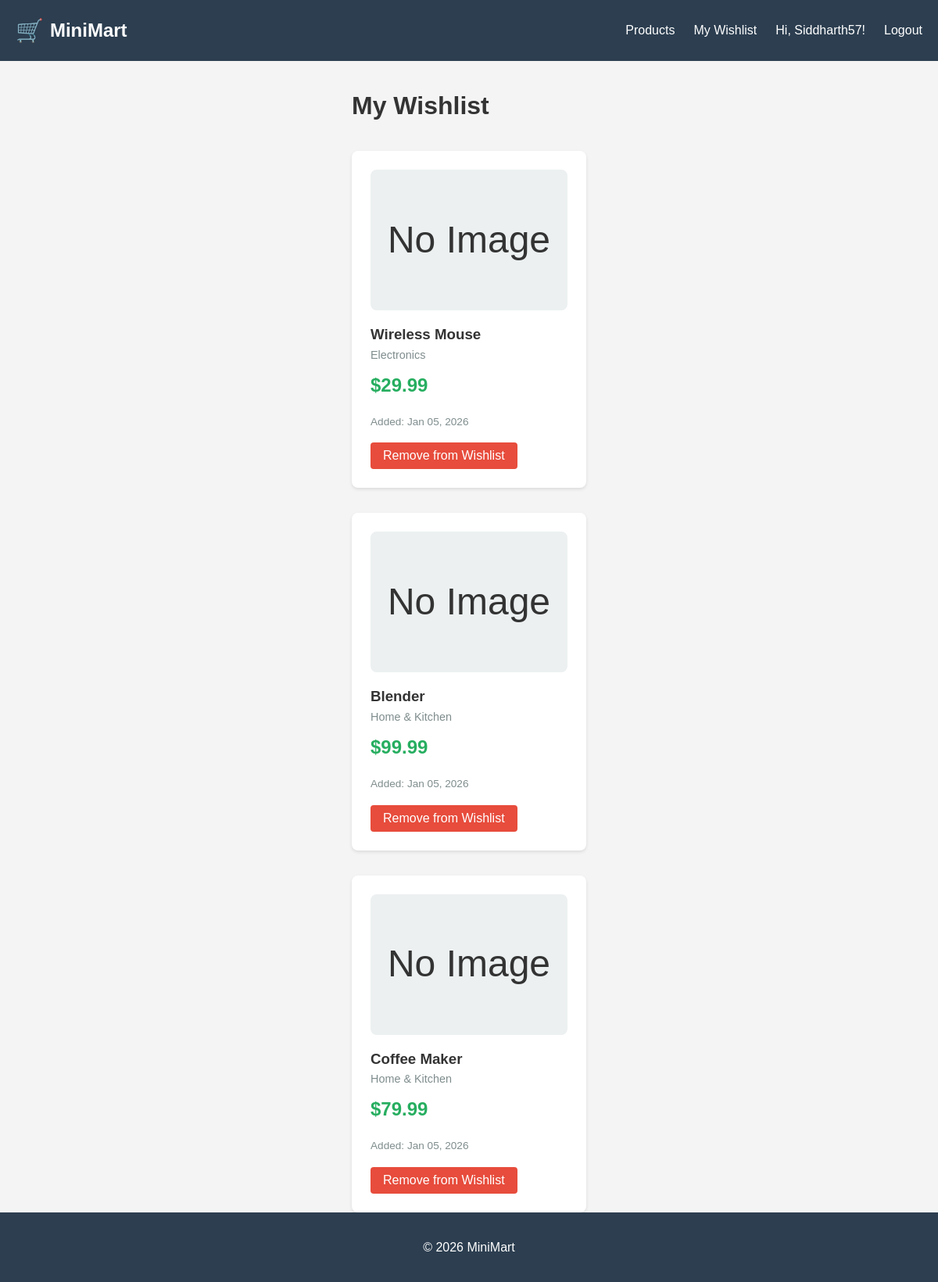
/wishlist/ (signed in), run on the app's committed database.
### shop/models.py (models this page shows, shortened)
class Wishlist(models.Model):
    user = models.ForeignKey(User, on_delete=models.CASCADE, related_name='wishlist_items')
    product = models.ForeignKey(Product, on_delete=models.CASCADE)
    added_at = models.DateTimeField(auto_now_add=True)
    class Meta:
        unique_together = ('user', 'product')
        ordering = ['-added_at']

class Product(models.Model):
    name = models.CharField(max_length=200)
    description = models.TextField(blank=True)
    price = models.DecimalField(max_digits=10, decimal_places=2)
    category = models.ForeignKey(Category, on_delete=models.CASCADE, related_name='products')
    image = models.ImageField(upload_to='products/', blank=True, null=True)  # NEW FIELD
    created_at = models.DateTimeField(auto_now_add=True)
    class Meta:
        ordering = ['name']

class Category(models.Model):
    name = models.CharField(max_length=100, unique=True)
    class Meta:
        verbose_name_plural = "Categories"

### shop/views.py (the view)
# urls.py: path('wishlist/', views.wishlist_view, name='wishlist'),
@login_required
def wishlist_view(request):
    wishlist_items = Wishlist.objects.filter(user=request.user).select_related('product')
    context = {
        'wishlist_items': wishlist_items
    }
    return render(request, 'shop/wishlist.html', context)

### shop/templates/shop/wishlist.html (shortened to what this page needs)
{% extends 'base.html' %}
{% block content %}
<h1>My Wishlist</h1>
{% if wishlist_items %}
    <div class="wishlist-grid">
        {% for item in wishlist_items %}
            <div class="wishlist-card" id="wishlist-card-{{ item.product.id }}">
                {% if item.product.image %}
                    <img src="{{ item.product.image.url }}" alt="{{ item.product.name }}" class="product-image">
                {% else %}
                    <div class="product-image-placeholder">
                        <span>No Image</span>
                    </div>
                {% endif %}
                <h3>{{ item.product.name }}</h3>
                <p class="category">{{ item.product.category.name }}</p>
                <p class="price">${{ item.product.price }}</p>
                <p class="added-date">Added: {{ item.added_at|date:"M d, Y" }}</p>
                <button
                    hx-post="{% url 'remove_from_wishlist' item.product.id %}"
                    hx-target="#wishlist-card-{{ item.product.id }}"
                    hx-swap="outerHTML"
                    hx-headers='{"X-CSRFToken": "{{ csrf_token }}"}'
                    class="btn btn-remove">
                    Remove from Wishlist
                </button>
            </div>
        {% endfor %}
    </div>
{% else %}
    <div class="empty-wishlist">
        <p class="empty-message">Your wishlist is empty. Start adding products!</p>
        <a href="{% url 'product_list' %}" class="btn btn-primary">Browse Products</a>
    </div>
{% endif %}
{% endblock %}

### templates/base.html (shortened to what this page needs)
<!DOCTYPE html>
<html lang="en">
<head>
    {% load static %}
    <link rel="stylesheet" href="{% static 'css/style.css' %}">
</head>
<body>
    <nav class="navbar">
        <div class="container">
            <a href="{% url 'product_list' %}" class="logo">
                <span class="logo-icon">🛒</span>
                <span class="logo-text">MiniMart</span>
            </a>
            <div class="nav-links">
                <a href="{% url 'product_list' %}">Products</a>
                {% if user.is_authenticated %}
                    <a href="{% url 'wishlist' %}">My Wishlist</a>
                    <span class="username">Hi, {{ user.username }}!</span>
                    <form method="post" action="{% url 'custom_logout' %}" style="display: inline; margin: 0;">
                        <button type="submit" class="logout-btn">Logout</button>
                    </form>
                {% else %}
                    <a href="{% url 'login' %}">Login</a>
                    <a href="{% url 'signup' %}">Sign Up</a>
                {% endif %}
            </div>
        </div>
    </nav>
    <main class="container">
        {% block content %}
        {% endblock %}
    </main>
    <footer>
        <p>&copy; 2026 MiniMart</p>
    </footer>
</body>
</html>

### static/css/style.css (style rules this page uses)
html { height: 100%; }
body { font-family: Arial, sans-serif; line-height: 1.6; color: #333; background-color: #f4f4f4; min-height: 100vh; display: flex; flex-direction: column; }
* { margin: 0; padding: 0; box-sizing: border-box; }
.container { max-width: 1200px; margin: 0 auto; padding: 0 20px; }
.navbar { background-color: #2c3e50; color: white; padding: 1rem 0; margin-bottom: 2rem; }
.navbar .container { display: flex; justify-content: space-between; align-items: center; }
.navbar .logo { font-size: 1.5rem; font-weight: bold; color: white; text-decoration: none; }
.nav-links { display: flex; gap: 1.5rem; align-items: center; }
.nav-links a { color: white; text-decoration: none; }
.nav-links .username { color: white; font-weight: 500; }
.logout-btn { background: none; border: none; color: white; font-size: 1rem; cursor: pointer; padding: 0; font-family: inherit; text-decoration: none; }
.btn { padding: 0.5rem 1rem; border: none; border-radius: 4px; cursor: pointer; font-size: 1rem; text-decoration: none; display: inline-block; }
.btn-remove { background-color: #e74c3c; color: white; }
.category { color: #7f8c8d; font-size: 0.9rem; margin-bottom: 0.5rem; }
.price { font-size: 1.5rem; font-weight: bold; color: #27ae60; margin-bottom: 1rem; }
.wishlist-grid { display: grid; grid-template-columns: repeat(auto-fill, minmax(300px, 1fr)); gap: 2rem; margin-top: 2rem; }
.wishlist-card { background: white; padding: 1.5rem; border-radius: 8px; box-shadow: 0 2px 4px rgba(0,0,0,0.1); }
.added-date { font-size: 0.85rem; color: #7f8c8d; margin-bottom: 1rem; }
footer { background-color: #2c3e50; color: white; text-align: center; padding: 2rem 0; margin-top: auto; }
.product-image-placeholder { width: 100%; height: 200px; background-color: #ecf0f1; border-radius: 8px; margin-bottom: 1rem; display: flex; align-items: center; justify-content: center; font-size: 3rem; }
.wishlist-card .product-image-placeholder { height: 180px; }
.navbar .logo { font-size: 1.5rem; font-weight: bold; color: white; text-decoration: none; display: flex; align-items: center; gap: 0.5rem; }
.logo-icon { font-size: 1.8rem; display: inline-block; }
.logo-text { font-weight: bold; }
main { flex: 1; }

### data on the page
Wishlist: shows "No Image", product.name "Wireless Mouse", product.category.name "Electronics", product.price "29.99", added_at "Jan 05, 2026"
Wishlist: shows "No Image", product.name "Blender", product.category.name "Home & Kitchen", product.price "99.99", added_at "Jan 05, 2026"
Wishlist: shows "No Image", product.name "Coffee Maker", product.category.name "Home & Kitchen", product.price "79.99", added_at "Jan 05, 2026"

### other printed values
{{ user.username }} "Siddharth57"
